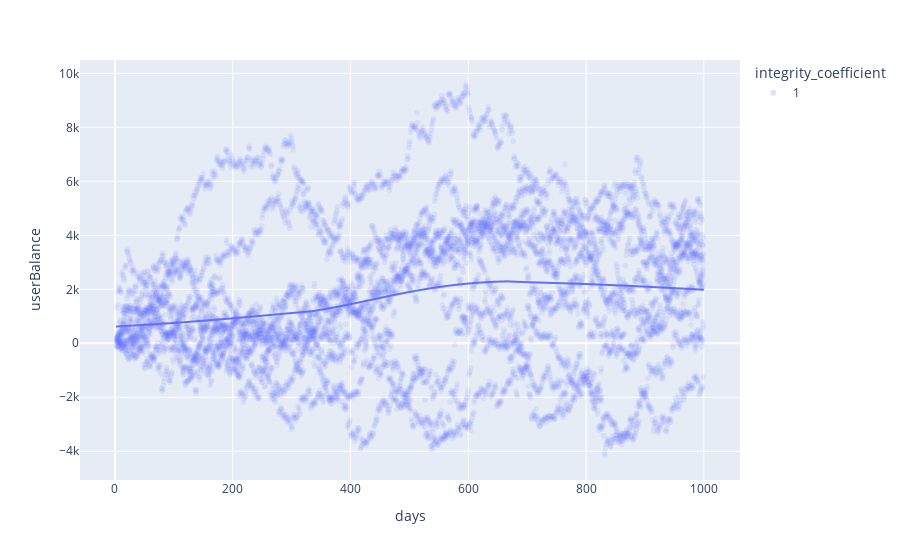

Write notebook code for a chart like this one.
### Code cell
# fig_df = df.query()
fig_df = df

fig = px.scatter(
    fig_df,
    x=fig_df.days,
    y=fig_df.userBalance,
    color=fig_df.integrity_coefficient.astype(str),
    opacity=0.1,
    trendline="lowess",
    labels={'color': 'integrity_coefficient'}
)

fig.show()

### Figure 1 — Plotly figure (JSON) as saved in the notebook; plotly's stock layout.template omitted (floating-point values rounded to 4 significant figures; data arrays with more than 128 entries replaced by an {"elided": "..."} marker saying what was removed)
{"data": [{"hovertemplate": "integrity_coefficient=1<br>days=%{x}<br>userBalance=%{y}<extra></extra>", "legendgroup": "1", "marker": {"color": "#636efa", "opacity": 0.1, "symbol": "circle"}, "mode": "markers", "name": "1", "showlegend": true, "type": "scattergl", "x": {"elided": "9970 int values"}, "xaxis": "x", "y": {"elided": "9970 int values"}, "yaxis": "y"}, {"hovertemplate": "<b>LOWESS trendline</b><br><br>integrity_coefficient=1<br>days=%{x}<br>userBalance=%{y} <b>(trend)</b><extra></extra>", "legendgroup": "1", "marker": {"color": "#636efa", "symbol": "circle"}, "mode": "lines", "name": "1", "showlegend": false, "type": "scattergl", "x": {"elided": "9970 int values"}, "xaxis": "x", "y": {"elided": "9970 float values"}, "yaxis": "y"}], "layout": {"legend": {"title": {"text": "integrity_coefficient"}, "tracegroupgap": 0}, "margin": {"t": 60}, "xaxis": {"anchor": "y", "domain": [0, 1], "title": {"text": "days"}}, "yaxis": {"anchor": "x", "domain": [0, 1], "title": {"text": "userBalance"}}}}
